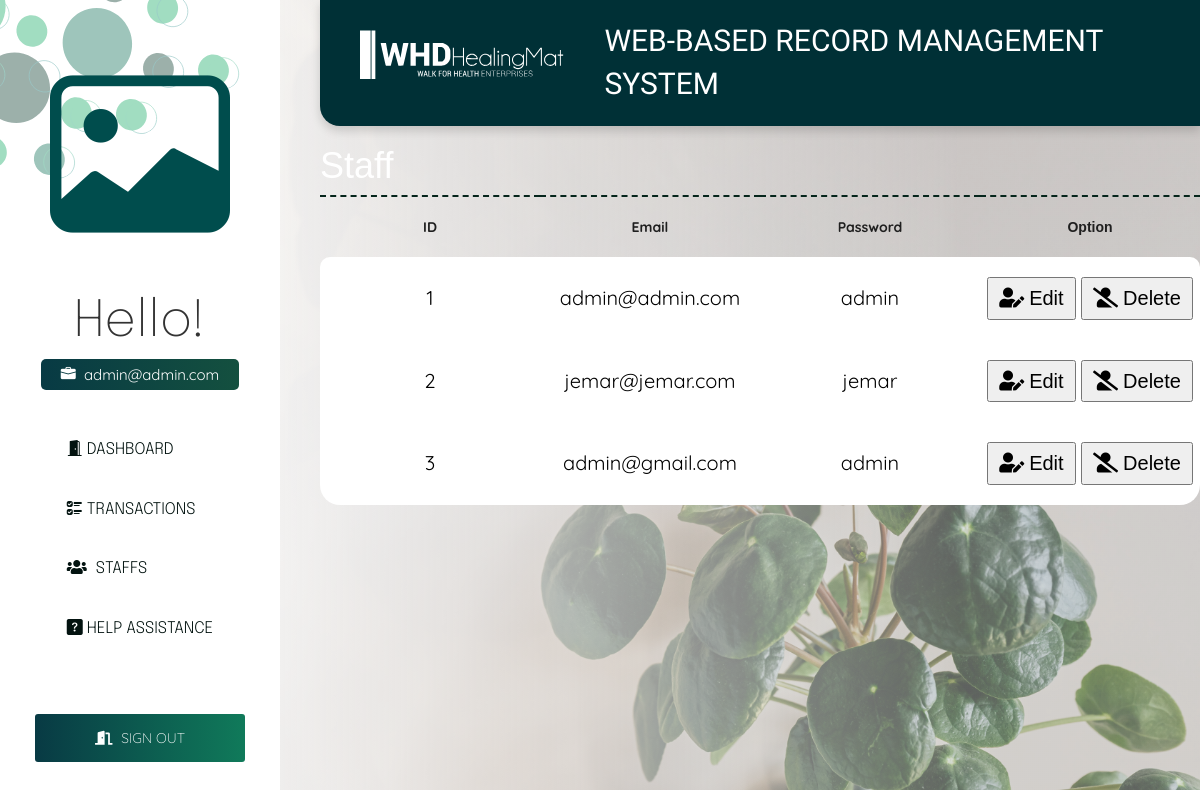
The page /staff (signed in) on the database its author committed.
### models.py (models this page shows, shortened)
class Staff(db.Model):
    __tablename__ = 'staff'
    staff_id = db.Column(db.Integer, primary_key=True)
    staff_email = db.Column(db.String(200), unique=True)
    staff_password = db.Column(db.String(200), nullable=False)

### blueprint/staff.py (the view)
@staff_bp.route('/staff')
def staff():
    return render_template('staff/index_page.html', staffs=Staff.query.all())

### blueprint/staff.py (called while the page is built)
def staff_bp_middleware():
    if not is_authenticated():
        return redirect(url_for('auth_bp.login_page'))

### helper/functions.py (called while the page is built)
def is_authenticated():
    if session.get('signedin'):
        return True
    return False

### templates/staff/index_page.html (shortened to what this page needs)
{% extends 'auth/auth_base.html' %}
{% block head %}
<link rel="stylesheet" href="{{ url_for('static', filename='css/staff.css') }}">
{% endblock %}
{% block body %}
<div class="staff">
    <h1>Staff</h1>
    <table>
        <thead>
            <tr>
                <th>ID</th>
                <th>Email</th>
                <th>Password</th>
                <th colspan="2"><center>Option</center></th>
            </tr>
        </thead>
        <tbody>
            {% for staff in staffs %}
            <tr>
                <td>{{ staff.staff_id }}</td>
                <td>{{ staff.staff_email }}</td>
                <td>{{ staff.staff_password }}</td>
                <td>
                    <button>
                        <a href="{{url_for('staff_bp.staff_update', id=staff.staff_id)}}"><i class="fas fa-user-edit"></i>Edit</a>
                    </button>
                    <button>
                        <a href="{{url_for('staff_bp.staff_delete', id=staff.staff_id)}}"><i class="fas fa-user-slash"></i>Delete</a>
                    </button>
                </td>
            </tr>
            {% endfor %}
        </tbody>
    </table>
</div>
{% endblock %}

### templates/auth/auth_base.html (shortened to what this page needs)
<!DOCTYPE html>
<html lang="en">
    <head>
        <link rel="stylesheet" href="{{ url_for('static', filename='css/auth.css') }}">
        <link rel="stylesheet" href="https://pro.fontawesome.com/releases/v5.10.0/css/all.css"/>
        <link rel="stylesheet" href="https://maxcdn.bootstrapcdn.com/bootstrap/3.3.7/css/bootstrap.min.css">
        <link rel="stylesheet" href="https://cdn.jsdelivr.net/npm/bootstrap-icons@1.8.1/font/bootstrap-icons.css">
        {% block head %}
        {% endblock %}
    </head>
<body>
<div class="wrapper">
    <div class="sidebar">
        <image class="logo-svg2" src="{{ url_for('static', filename='images/blur.svg') }}"></image>
            <i class="bi bi-image"></i>
        <span id="h1">Hello!</span><span id="h1-data"><i class="bi bi-briefcase-fill"></i>&nbsp;
        {{ session['email'] }}</span>
        <ul>
            <li>
                <a href="/dashboard">
                    <i class="bi bi-door-open-fill"></i>
                    DASHBOARD
                </a>
            </li>
            <li>
                <a href="/transaction">
                    <i class="bi bi-ui-checks"></i>
                    TRANSACTIONS
                </a>
            </li>
            <li>
                <a href="/staff">
                    <i class="fas fa-users"></i>
                    STAFFS
                </a>
            </li>
            <li>
                <a href="/help">
                    <i class="bi bi-question-square-fill"></i>
                    HELP ASSISTANCE
                </a>
            </li>
        </ul>
        <div class="logout">
            <a href="/logout">
                <i class="fas fa-door-open"></i>
                SIGN OUT
            </a>
        </div>
    </div>
    <div class="main">
        <div class="main--header">
            <image class="logo-svg" src="{{ url_for('static', filename='images/logo-head-web.svg') }}"></image>
            <span id="title">WEB-BASED RECORD MANAGEMENT SYSTEM</span>
        </div>
        <div class="main--content">
            {% block body %}
            {% endblock %}
        </div>
    </div>
</div>
</body>
</html>

### static/css/auth.css (style rules this page uses)
.fas { padding-right: 5px; }
* { margin: 0; padding: 0; }
a, a:hover, a:focus, a:active, a:link, a:visited { color: inherit; !important; text-decoration: none !important; outline: none; !important; }
body { image-rendering: -webkit-optimize-contrast; background-image: linear-gradient(to left, rgba(215, 215, 215, 0.43) 20%, rgb(250, 250, 250) 90%), url("/static/images/dashboard-bg.jpg"); background-size: cover; }
.logo-svg2 { position: absolute; width: 30em; height: 22em; left: -185.19px; top: -130px; mix-blend-mode: normal; background: url("/static/images/blur.svg"); transform: rotate(-28.44deg); opacity: 40%; z-index: -1; }
.wrapper .sidebar { width: 20em; height: 100%; padding: 30px 20px; background: rgb(255, 255, 255); }
.sidebar { display: flex; position: fixed; flex-direction: column; align-items: center; overflow: hidden; }
.bi-image { text-align: center; font-size: 180px; color: rgb(0, 77, 77); }
#h1 { font-size: 50px; font-family: 'Epilogue', sans-serif; font-weight: 200; }
#h1-data { text-align: center; font-size: 15px; margin-bottom: 30px; font-family: 'Quicksand', sans-serif; color: white; border-radius: 5px; padding: 5px 20px 5px 20px; background: linear-gradient(to right, #083A44, #14503f); }
.wrapper .sidebar ul li { padding: 18px; }
.wrapper .sidebar ul li a { border: none; text-align: justify; color: #031310; font-family: 'Epilogue', sans-serif; font-size: 16px; font-weight: 300; }
.logout { margin: 60px 0; }
.logout a { border: none; outline: none; border-radius: 3px; padding: 15px 60px 15px 60px; color: white; font-family: 'Quicksand', sans-serif; font-weight: 200; background-image: linear-gradient(to right, #083A44, #107a5a); }
.main { overflow: hidden; }
.wrapper .main { width: 100%; padding: 0px 0px 0px 320px; overflow: hidden; }
.wrapper .main--header { display: flex; flex-direction: row; align-items: center; background-color: #858585; border-bottom-left-radius: 20px; margin: 0px 0px 20px 0px; padding: 20px; background: #003036; box-shadow: 0 5px 10px rgba(0, 0, 0, 0.15); }
#title { color: white; font-family: 'Heebo', sans-serif; margin-left: 5px; font-size: 30px; }
.logo-svg { display: flex; overflow: hidden; padding: 0 20px; width: auto; height: 80px; filter: brightness(0) invert(1); }
.wrapper .main--content { color: white; }

### static/css/staff.css (style rules this page uses)
thead { border-top: dashed 2px #05251b; border-radius: 20px 20px 0 0; }
tbody tr:first-child td:first-child { border-radius: 10px 0 0 0; }
tbody tr:first-child td:last-child { border-radius: 0 10px 0 0; }
tbody { background: white; }
tbody tr:last-child td:first-child { border-radius: 0 0 0 20px; }
tbody tr:last-child td:last-child { border-radius: 0 0 20px 0; }
th, td { color: black; text-align: center; font-family: 'Quicksand', sans-serif; }
th { padding: 20px 0px 20px 0px; font-weight: bold; color: #1f1f1f; }
td { font-size: 20px; padding: 20px 0px 20px 0px; width: 220px; }
button { padding: 5px 10px; }

### static/css/global.css (style rules this page uses)
* { margin: 0; padding: 0; box-sizing: border-box; font-family: sans-serif; list-style: none; text-decoration: none; }

### rows shown on the page
Staff: email "admin@admin.com", staff_id "1", staff_email "admin@admin.com", staff_password "admin"
Staff: staff_id "2", staff_email "jemar@jemar.com", staff_password "jemar"
Staff: staff_id "3", staff_email "admin@gmail.com", staff_password "admin"
